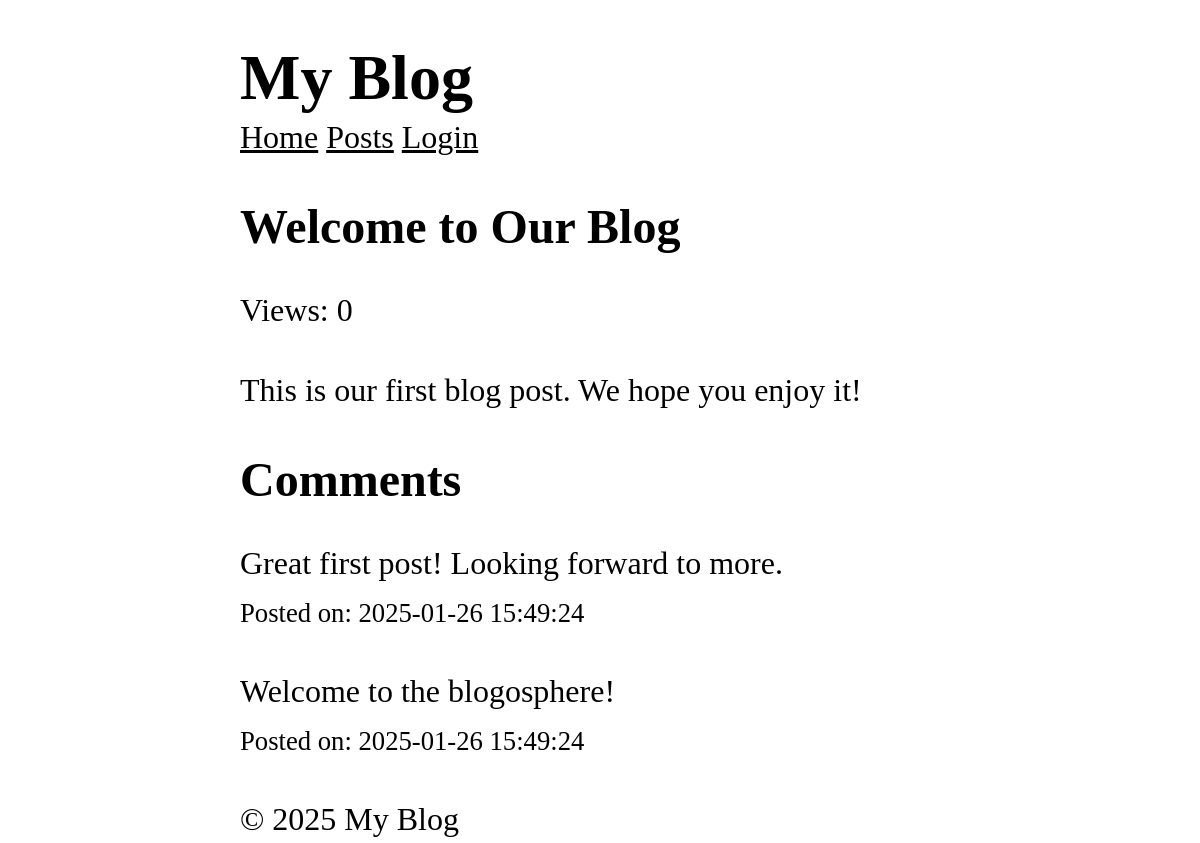
/posts/1, run on the app's committed database.
### tables this page shows
CREATE TABLE posts (
  id INTEGER PRIMARY KEY AUTOINCREMENT,
  title TEXT NOT NULL,
  content TEXT NOT NULL,
  views INTEGER DEFAULT 0,
  user_id INTEGER NOT NULL,
  created_at DATETIME DEFAULT CURRENT_TIMESTAMP,
  FOREIGN KEY (user_id) REFERENCES users (id)
);

CREATE TABLE comments (
  id INTEGER PRIMARY KEY AUTOINCREMENT,
  content TEXT NOT NULL,
  user_id INTEGER NOT NULL,
  post_id INTEGER NOT NULL,
  created_at DATETIME DEFAULT CURRENT_TIMESTAMP,
  FOREIGN KEY (user_id) REFERENCES users (id),
  FOREIGN KEY (post_id) REFERENCES posts (id)
);

### core/View.php (called while the page is built, shortened)
<?php
class View
{
  protected static $globals = [];
  public static function share(string $key, mixed $value): void
  {
    static::$globals[$key] = $value;
  }
  public static function render(string $template, array $data = [], string $layout = null): string
  {
    $data = [...static::$globals, ...$data];
    $content = static::renderTemplate(
      $template,
      $data
    );
    return static::renderLayout($layout, $data, $content);
  }
  protected static function renderTemplate(string $template, array $data): string
  {
    extract($data);
    $path = dirname(__DIR__) . "/app/Views/$template.php";
    require $path;
    return ob_get_clean();
  }
  protected static function renderLayout(?string $template, array $data, string $content): string
  {
    return ob_get_clean();
  }
}

### app/Controllers/PostController.php (called while the page is built, shortened)
<?php
class PostController {
  public function show($id) {
    $post = Post::find($id);
    $comments = Comment::forPost($id);
    return View::render(
      template: 'post/show',
      layout: 'layouts/main',
      data: ['post' => $post, 'comments' => $comments]
    );
  }
}

### core/Router.php (called while the page is built, shortened)
<?php
class Router
{
  protected array $routes = [];
  public function add(string $method, string $uri, string $controller): void
  {
    $this->routes[] = [
      'method' => $method,
      'uri' => $uri,
      'controller' => $controller
    ];
  }
  public function dispatch(string $uri, string $method): string
  {
    $route = $this->findRoute($uri, $method);
    [$controller, $action] = explode('@', $route['controller']);
    return $this->callAction($controller, $action, $route['params']);
  }
  protected function findRoute(string $uri, string $method): ?array
  {
    foreach ($this->routes as $route) {
      $params = $this->matchRoute($route['uri'], $uri);
      if ($params !== null && $route['method'] === $method) {
        return [...$route, 'params' => $params];
      }
    }
    return null;
  }
  protected function matchRoute(string $routeUri, string $requestUri): ?array
  {
    $routeSegments = explode('/', trim($routeUri, '/'));
    $requestSegments = explode('/', trim($requestUri, '/'));
    if (count($routeSegments) !== count($requestSegments)) {
      return null;
    }
    $params = [];
    foreach ($routeSegments as $index => $routeSegment) {
      if (str_starts_with($routeSegment, '{') && str_ends_with($routeSegment, '}')) {
        $params[trim($routeSegment, '{}')] = $requestSegments[$index];
      } elseif ($routeSegment !== $requestSegments[$index]) {
        return null;
      }
    }
    return $params;
  }
  protected function callAction(string $controller, string $action, array $params): string
  {
    return (new $controllerClass)->$action(...$params);
  }
}

### core/App.php (called while the page is built, shortened)
<?php
class App {
  protected static $container = [];
  public static function bind(string $key, mixed $value): void {
    static::$container[$key] = $value;
  }
  public static function get(string $key): mixed {
    return static::$container[$key];
  }
}

### core/Model.php (called while the page is built, shortened)
<?php
abstract class Model
{
  protected static string $table;
  public static function find(mixed $id): ?static
  {
    $db = App::get('database');
    return $db->fetch("SELECT * FROM " . static::$table . " WHERE id = ?", [$id], static::class);
  }
}

### core/Database.php (called while the page is built, shortened)
<?php
class Database
{
  protected $pdo;
  public function __construct(array $config)
  {
    try {
      $dsn = $this->createDsn($config);
      $username = $config['username'] ?? null;
      $password = $config['password'] ?? null;
      $options = $config['options'] ?? null;
      $this->pdo = new PDO($dsn, $username, $password, $options);
      $this->pdo->setAttribute(PDO::ATTR_ERRMODE, PDO::ERRMODE_EXCEPTION);
    } catch (PDOException $e) {
      throw new Exception("Could not connect to the database");
    }
  }
  protected function createDsn(array $config): string
  {
    $driver = $config['driver'];
    $dbname = $config['dbname'];
    return match ($driver) {
      'sqlite' => "sqlite:$dbname",
      default => throw new Exception("Unsupported database driver: $driver")
    };
  }
  public function query(string $sql, array $params = []): PDOStatement
  {
    $stmt = $this->pdo->prepare($sql);
    $stmt->execute($params);
    return $stmt;
  }
  public function fetchAll(string $sql, array $params = [], ?string $className = null): array
  {
    $stmt = $this->query($sql, $params);
    if ($className) {
      $results = $stmt->fetchAll(PDO::FETCH_ASSOC);
      return array_map(function ($row) use ($className) {
        $object = new $className();
        foreach ($row as $key => $value) {
          if (property_exists($object, $key)) {
            $object->$key = $value;
          }
        }
        return $object;
      }, $results);
    }
    return $stmt->fetchAll(PDO::FETCH_ASSOC);
  }
  public function fetch(string $sql, array $params = [], ?string $className = null): mixed
  {
    $stmt = $this->query($sql, $params);
    if ($className) {
      $result = $stmt->fetch(PDO::FETCH_ASSOC);
      if ($result) {
        $object = new $className();
        foreach ($result as $key => $value) {
          if (property_exists($object, $key)) {
            $object->$key = $value;
          }
        }
        return $object;
      }
      return null;
    }
    return $stmt->fetch(PDO::FETCH_ASSOC);
  }
}

### app/Models/Comment.php (called while the page is built, shortened)
<?php
class Comment extends Model
{
  public static function forPost($postId): array
  {
    $db = App::get('database');
    return $db->fetchAll(
      "SELECT * FROM comments WHERE post_id = ? ORDER BY created_at DESC",
      [$postId],
      static::class
    );
  }
}

### app/Views/post/show.php (the view)
<article>
  <h1><?= htmlspecialchars($post->title) ?></h1>
  <p>Views: <?= $post->views ?></p>
  <p>
    <?= nl2br(htmlspecialchars($post->content)) ?>
  </p>
</article>
<section>
  <h2>Comments</h2>
  <?php foreach($comments as $comment): ?>
    <div>
      <p>
        <?= nl2br(htmlspecialchars($comment->content)) ?>
      </p>
      <small>Posted on: <?= $comment->created_at ?></small>
    </div>
  <?php endforeach ?>
</section>

### public/style.css (style rules this page uses)
*, *::before, *::after { box-sizing: border-box; }
html { -moz-text-size-adjust: none; -webkit-text-size-adjust: none; text-size-adjust: none; }
body, h1, h2, h3, h4, p, figure, blockquote, dl, dd { margin-block-end: 0; }
body { min-height: 100vh; line-height: 1.5; max-width: 60%; margin-left: auto; margin-right: auto; font-size: 2em; font-family: Cambria, Cochin, Georgia, Times, "Times New Roman", serif; }
h1, h2, h3, h4, button, input, label { line-height: 1.1; }
h1, h2, h3, h4 { text-wrap: balance; }

### data on the page
posts: title "Welcome to Our Blog", views "0", content "This is our first blog post. We hope you enjoy it!"
comments: content "Great first post! Looking forward to more.", created_at "2025-01-26 15:49:24"
comments: content "Welcome to the blogosphere!", created_at "2025-01-26 15:49:24"
